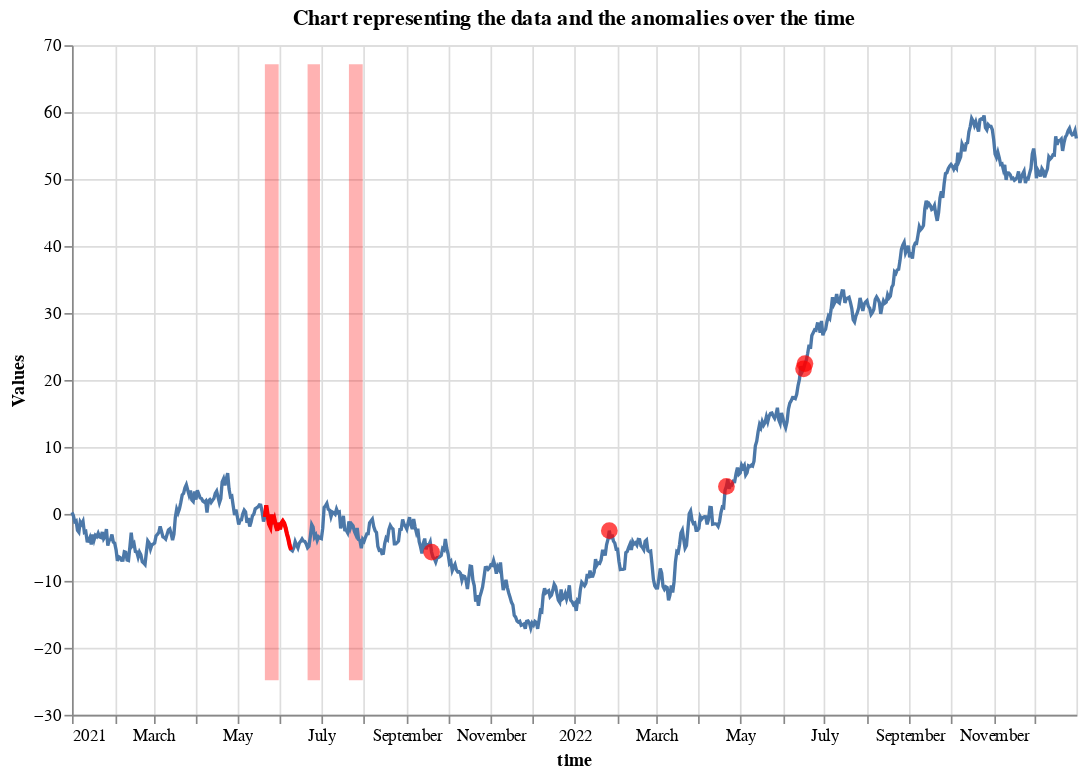

Here is the notebook cell this chart was saved with:
### Markdown cell above
---
## Plotting

### Code cell
chart = AnomalyPlot.plot_anomalies(data_ts,
                                   point_anomalies=anomalies_ts,
                                   contextual_anomalies=subset_data_ts,
                                   collective_anomalies=collective_an_ts
                                   )
chart

### Figure 1 — Vega-Lite specification as saved in the notebook (floating-point values rounded to 4 significant figures; data arrays with more than 128 entries replaced by an {"elided": "..."} marker saying what was removed)
{"config": {"view": {"continuousWidth": 300, "continuousHeight": 300}}, "layer": [{"data": {"name": "data-bb02d2e7a5fd30abf902098d508c466a"}, "mark": {"type": "area", "color": "red", "opacity": 0.3}, "encoding": {"x": {"field": "time", "type": "temporal"}, "y": {"field": "min", "type": "quantitative"}, "y2": {"field": "max"}}}, {"data": {"name": "data-030a87b38f947b38f805fd48713d1738"}, "mark": {"type": "area", "color": "red", "opacity": 0.3}, "encoding": {"x": {"field": "time", "type": "temporal"}, "y": {"field": "min", "type": "quantitative"}, "y2": {"field": "max"}}}, {"data": {"name": "data-ff712455a33d0a7e4c82649861eb5318"}, "mark": {"type": "area", "color": "red", "opacity": 0.3}, "encoding": {"x": {"field": "time", "type": "temporal"}, "y": {"field": "min", "type": "quantitative"}, "y2": {"field": "max"}}}, {"layer": [{"data": {"name": "data-df369b156c654eca4f47749892843920"}, "mark": {"type": "line"}, "encoding": {"x": {"field": "time", "type": "temporal"}, "y": {"axis": {"title": "Values"}, "field": "data", "type": "quantitative"}}, "title": "Chart representing the data and the anomalies over the time"}, {"data": {"name": "data-e8a0389953fd499001f00d3b8c8f3c7a"}, "mark": {"type": "circle", "color": "red", "size": 100}, "encoding": {"x": {"field": "time", "type": "temporal"}, "y": {"field": "anomalies_y", "type": "quantitative"}}, "transform": [{"filter": "(datum.anomalies === 1)"}]}, {"data": {"name": "data-573caabd365e439369af9dd482576718"}, "mark": {"type": "line", "color": "red", "strokeWidth": 2.5}, "encoding": {"x": {"field": "time", "type": "temporal"}, "y": {"field": "anomalies_y", "type": "quantitative"}}}]}], "height": 400, "width": 600, "$schema": "https://vega.github.io/schema/vega-lite/v5.16.3.json", "datasets": {"data-bb02d2e7a5fd30abf902098d508c466a": [{"time": "2021-05-21T00:00:00", "anomalies": 1.0, "max": 67.17, "min": -24.83}, {"time": "2021-05-22T00:00:00", "anomalies": 1.0, "max": 67.17, "min": -24.83}, {"time": "2021-05-23T00:00:00", "anomalies": 1.0, "max": 67.17, "min": -24.83}, {"time": "2021-05-24T00:00:00", "anomalies": 1.0, "max": 67.17, "min": -24.83}, {"time": "2021-05-25T00:00:00", "anomalies": 1.0, "max": 67.17, "min": -24.83}, {"time": "2021-05-26T00:00:00", "anomalies": 1.0, "max": 67.17, "min": -24.83}, {"time": "2021-05-27T00:00:00", "anomalies": 1.0, "max": 67.17, "min": -24.83}, {"time": "2021-05-28T00:00:00", "anomalies": 1.0, "max": 67.17, "min": -24.83}, {"time": "2021-05-29T00:00:00", "anomalies": 1.0, "max": 67.17, "min": -24.83}, {"time": "2021-05-30T00:00:00", "anomalies": 1.0, "max": 67.17, "min": -24.83}, {"time": "2021-05-31T00:00:00", "anomalies": 1.0, "max": 67.17, "min": -24.83}], "data-030a87b38f947b38f805fd48713d1738": [{"time": "2021-06-21T00:00:00", "anomalies": 1.0, "max": 67.17, "min": -24.83}, {"time": "2021-06-22T00:00:00", "anomalies": 1.0, "max": 67.17, "min": -24.83}, {"time": "2021-06-23T00:00:00", "anomalies": 1.0, "max": 67.17, "min": -24.83}, {"time": "2021-06-24T00:00:00", "anomalies": 1.0, "max": 67.17, "min": -24.83}, {"time": "2021-06-25T00:00:00", "anomalies": 1.0, "max": 67.17, "min": -24.83}, {"time": "2021-06-26T00:00:00", "anomalies": 1.0, "max": 67.17, "min": -24.83}, {"time": "2021-06-27T00:00:00", "anomalies": 1.0, "max": 67.17, "min": -24.83}, {"time": "2021-06-28T00:00:00", "anomalies": 1.0, "max": 67.17, "min": -24.83}, {"time": "2021-06-29T00:00:00", "anomalies": 1.0, "max": 67.17, "min": -24.83}, {"time": "2021-06-30T00:00:00", "anomalies": 1.0, "max": 67.17, "min": -24.83}], "data-ff712455a33d0a7e4c82649861eb5318": [{"time": "2021-07-21T00:00:00", "anomalies": 1.0, "max": 67.17, "min": -24.83}, {"time": "2021-07-22T00:00:00", "anomalies": 1.0, "max": 67.17, "min": -24.83}, {"time": "2021-07-23T00:00:00", "anomalies": 1.0, "max": 67.17, "min": -24.83}, {"time": "2021-07-24T00:00:00", "anomalies": 1.0, "max": 67.17, "min": -24.83}, {"time": "2021-07-25T00:00:00", "anomalies": 1.0, "max": 67.17, "min": -24.83}, {"time": "2021-07-26T00:00:00", "anomalies": 1.0, "max": 67.17, "min": -24.83}, {"time": "2021-07-27T00:00:00", "anomalies": 1.0, "max": 67.17, "min": -24.83}, {"time": "2021-07-28T00:00:00", "anomalies": 1.0, "max": 67.17, "min": -24.83}, {"time": "2021-07-29T00:00:00", "anomalies": 1.0, "max": 67.17, "min": -24.83}, {"time": "2021-07-30T00:00:00", "anomalies": 1.0, "max": 67.17, "min": -24.83}, {"time": "2021-07-31T00:00:00", "anomalies": 1.0, "max": 67.17, "min": -24.83}], "data-df369b156c654eca4f47749892843920": {"elided": "730 records"}, "data-e8a0389953fd499001f00d3b8c8f3c7a": {"elided": "730 records"}, "data-573caabd365e439369af9dd482576718": [{"time": "2021-05-21T00:00:00", "anomalies": 1.0, "anomalies_y": -0.4765}, {"time": "2021-05-22T00:00:00", "anomalies": 1.0, "anomalies_y": 1.28}, {"time": "2021-05-23T00:00:00", "anomalies": 1.0, "anomalies_y": -0.1521}, {"time": "2021-05-24T00:00:00", "anomalies": 1.0, "anomalies_y": -1.476}, {"time": "2021-05-25T00:00:00", "anomalies": 1.0, "anomalies_y": -1.924}, {"time": "2021-05-26T00:00:00", "anomalies": 1.0, "anomalies_y": -0.1016}, {"time": "2021-05-27T00:00:00", "anomalies": 1.0, "anomalies_y": -1.509}, {"time": "2021-05-28T00:00:00", "anomalies": 1.0, "anomalies_y": -0.8594}, {"time": "2021-05-29T00:00:00", "anomalies": 1.0, "anomalies_y": -1.798}, {"time": "2021-05-30T00:00:00", "anomalies": 1.0, "anomalies_y": -2.501}, {"time": "2021-05-31T00:00:00", "anomalies": 1.0, "anomalies_y": -1.325}, {"time": "2021-06-01T00:00:00", "anomalies": 1.0, "anomalies_y": -2.284}, {"time": "2021-06-02T00:00:00", "anomalies": 1.0, "anomalies_y": -1.36}, {"time": "2021-06-03T00:00:00", "anomalies": 1.0, "anomalies_y": -1.06}, {"time": "2021-06-04T00:00:00", "anomalies": 1.0, "anomalies_y": -1.378}, {"time": "2021-06-05T00:00:00", "anomalies": 1.0, "anomalies_y": -2.033}, {"time": "2021-06-06T00:00:00", "anomalies": 1.0, "anomalies_y": -2.961}, {"time": "2021-06-07T00:00:00", "anomalies": 1.0, "anomalies_y": -3.719}, {"time": "2021-06-08T00:00:00", "anomalies": 1.0, "anomalies_y": -4.698}, {"time": "2021-06-09T00:00:00", "anomalies": 1.0, "anomalies_y": -5.361}]}}
